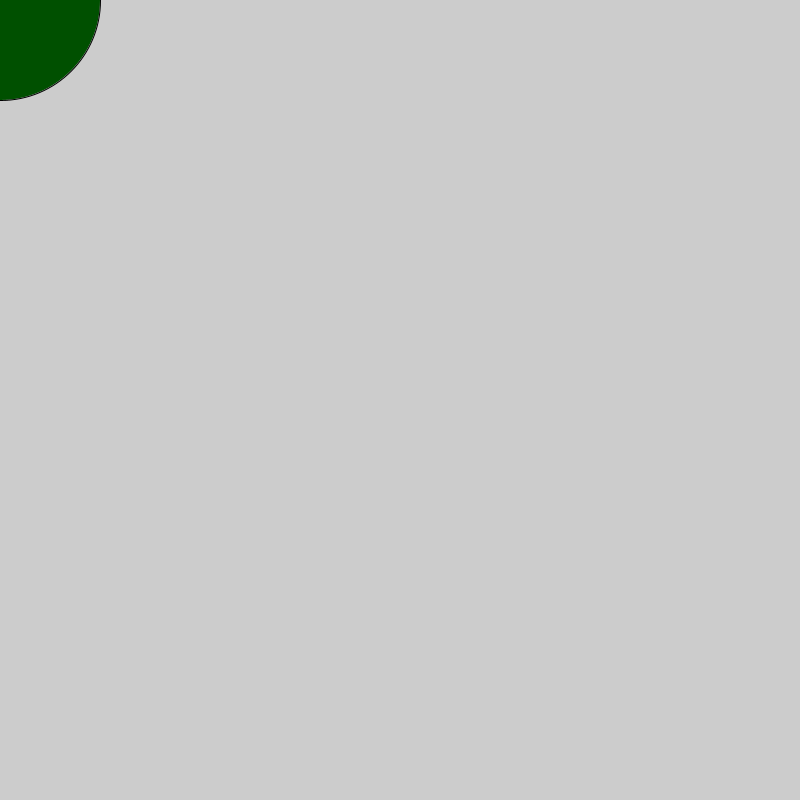
Frame 1 (no input)
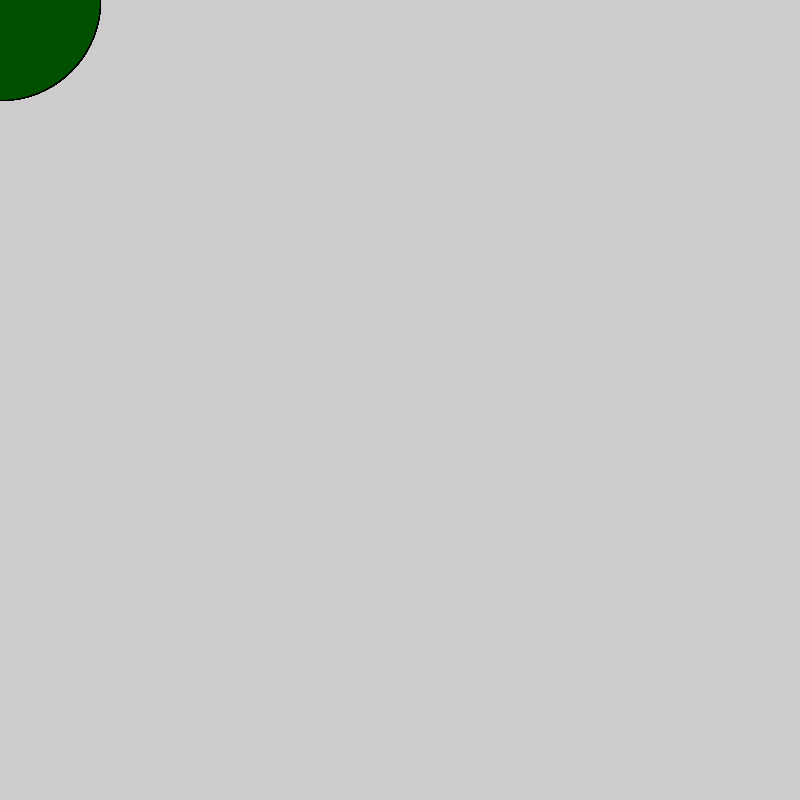
Frame 60 (the mouse pressed at the canvas centre just before this capture)
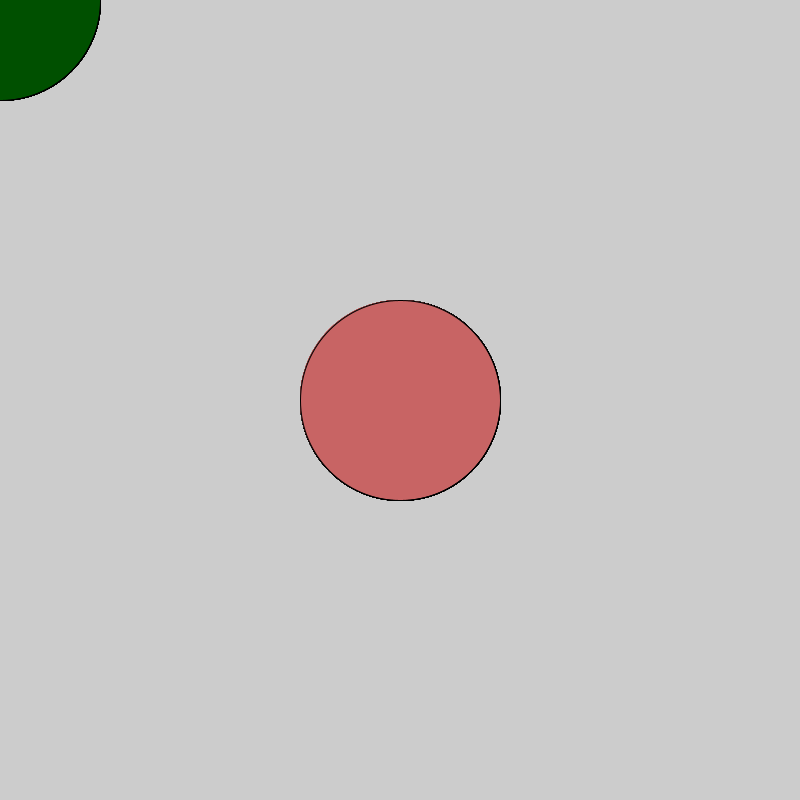
Frame 120 (the mouse held since frame 60 and released just before this capture)

The Processing sketch that drew these frames (run headless with seeded random() and noise(); from frame 60 on, the mouse is pressed at the canvas centre):

// Processing sketch: derp_draw
// ── derp_draw.pde
 void setup() {
  size(800, 800);
}

void draw() {
  
   //2. make it a nice color
   fill(mouseX,80,mouseY);

   //3. if the mouse is pressed, fill the circle with a different color          
   if(mousePressed){ 
   fill(200,100,100); 
 }else{  
 fill(mouseX,80,mouseY);
}
   //1. draw an ellipse
   ellipse(mouseX,mouseY,200,200);

}
// Copyright Wintriss Technical Schools 2013
